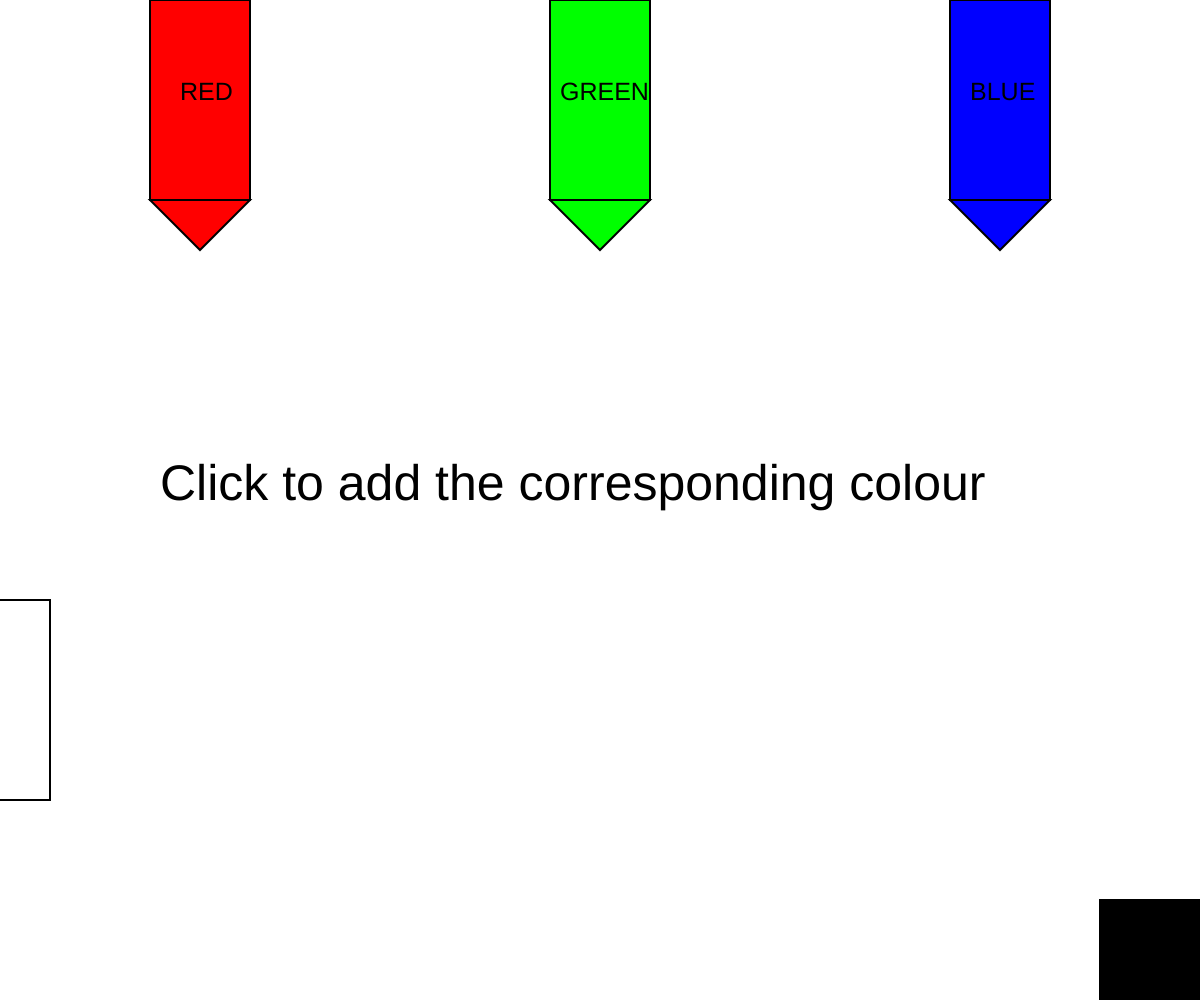
Frame 1 (no input)
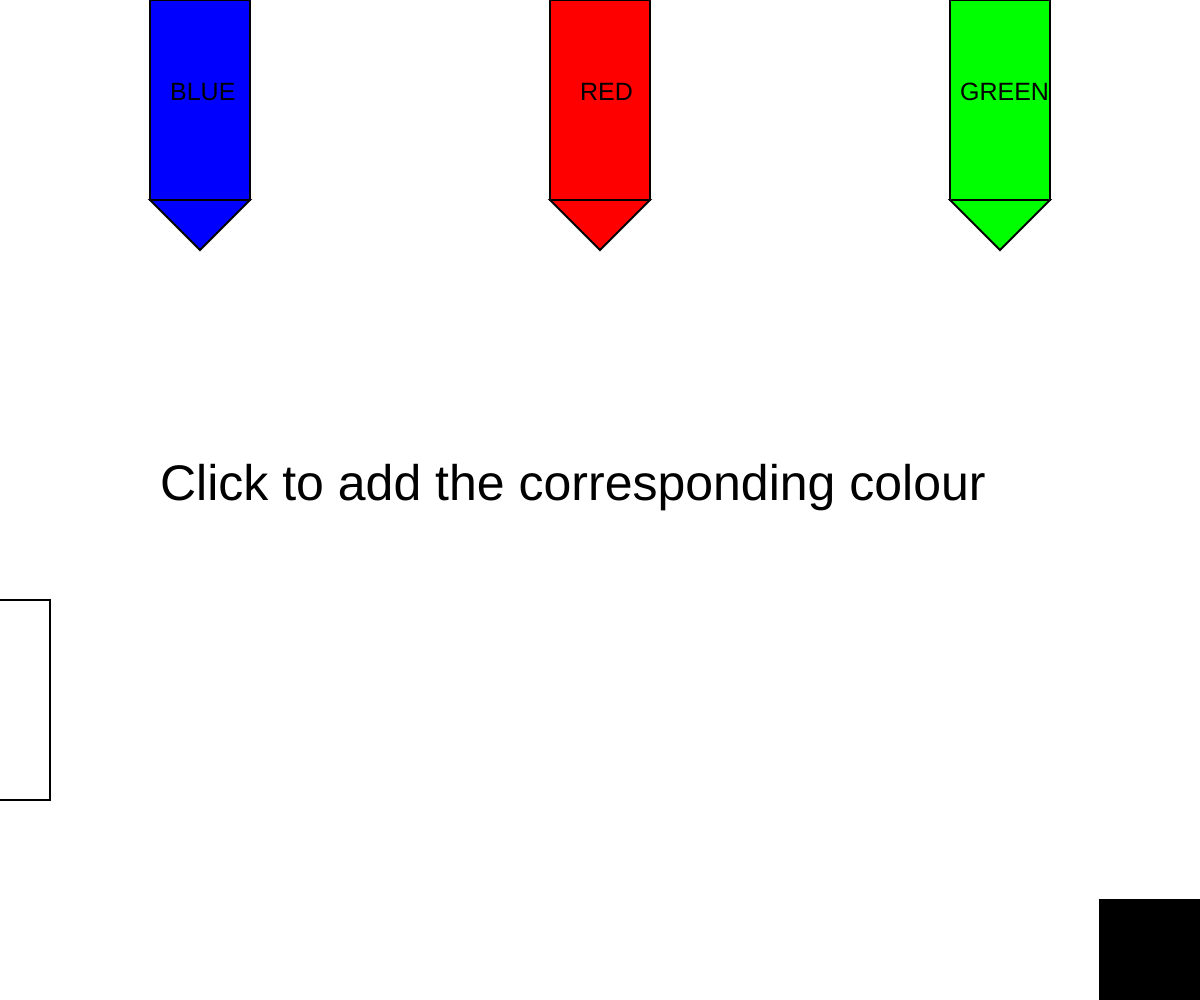
Frame 60 (no input)
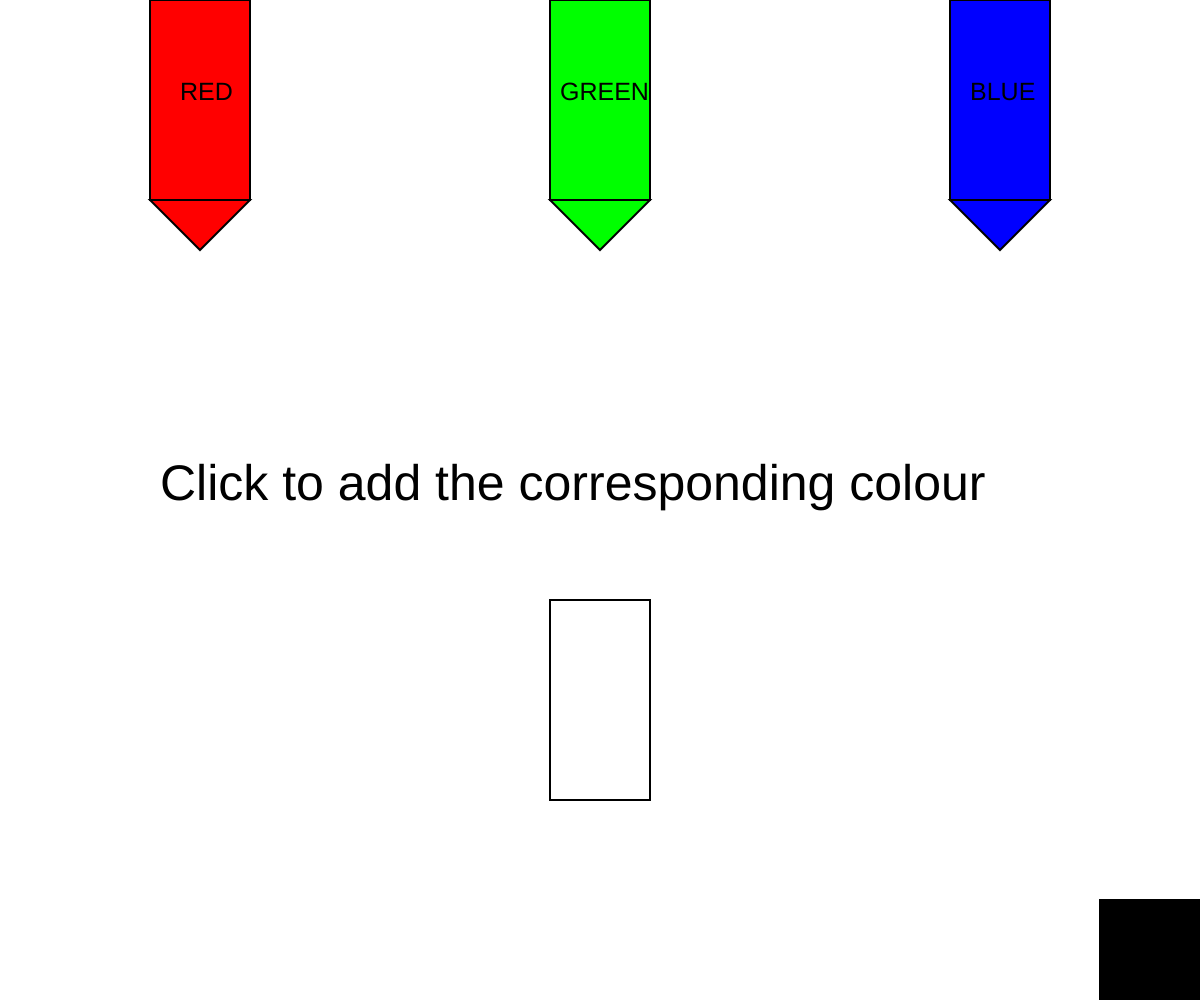
Frame 120 (the mouse pressed at the canvas centre since frame 60)

The p5.js sketch that drew these frames (run headless with seeded random() and noise() and a simulated clock; from frame 60 on, the mouse is pressed at the canvas centre):

// p5.js sketch
// ── sketch.js
// this is the variable your picker should change
var pickedColorRed = 0;
var pickedColorGreen = 0;
var pickedColorBlue = 0;

function setup() {
    createCanvas(windowWidth, windowHeight);
}

function draw() {
    background(255);
    //Text "Click to add colour"
    fill(0);
    textSize(50);
    text("Click to add the corresponding colour", width/2-440, height/2);
    textSize(25);
    strokeWeight(2);

    if(frameCount % 120 < 40 && frameCount % 120 >= 0){
      if(buttonRed(150, 0, 100, 200) && pickedColorRed < 255){
        console.log(pickedColorRed, pickedColorGreen, pickedColorBlue);
        return pickedColorRed = pickedColorRed + 1;
      }
      if(buttonGreen(width/2-50, 0, 100, 200) && pickedColorGreen < 255){
        console.log(pickedColorRed, pickedColorGreen, pickedColorBlue);
        return pickedColorGreen = pickedColorGreen + 1;
      }
      if(buttonBlue(width-250, 0, 100, 200) && pickedColorBlue < 255){
        console.log(pickedColorRed, pickedColorGreen, pickedColorBlue);
        return pickedColorBlue = pickedColorBlue + 1;
      }
      fill(0);
      text("GREEN", width/2-40, 100);
      text("BLUE", width-230, 100);
      text("RED", 180, 100);
    }

    if (frameCount % 120 < 80 && frameCount % 120 >= 40) {
      if(buttonRed(width/2-50, 0, 100, 200) && pickedColorRed < 255){
        console.log(pickedColorRed, pickedColorGreen, pickedColorBlue);
        return pickedColorRed = pickedColorRed + 1;
      }
      if(buttonGreen(width-250, 0, 100, 200) && pickedColorGreen < 255){
        console.log(pickedColorRed, pickedColorGreen, pickedColorBlue);
        return pickedColorGreen = pickedColorGreen + 1;
      }
      if(buttonBlue(150, 0, 100, 200) && pickedColorBlue < 255){
        console.log(pickedColorRed, pickedColorGreen, pickedColorBlue);
        return pickedColorBlue = pickedColorBlue + 1;
      }
      fill(0);
      text("GREEN", width-240, 100);
      text("BLUE", 170, 100);
      text("RED", width/2-20, 100);
    }

    if (frameCount % 120 < 120 && frameCount % 120 >= 80) {
      if(buttonRed(width-250, 0, 100, 200) && pickedColorRed < 255){
        console.log(pickedColorRed, pickedColorGreen, pickedColorBlue);
        return pickedColorRed = pickedColorRed + 1;
      }
      if(buttonGreen(150, 0, 100, 200) && pickedColorGreen < 255){
        console.log(pickedColorRed, pickedColorGreen, pickedColorBlue);
        return pickedColorGreen = pickedColorGreen + 1;
      }
      if(buttonBlue(width/2-50, 0, 100, 200) && pickedColorBlue < 255){
        console.log(pickedColorRed, pickedColorGreen, pickedColorBlue);
        return pickedColorBlue = pickedColorBlue + 1;
      }
      fill(0);
      text("GREEN", 160, 100);
      text("BLUE", width/2-30, 100);
      text("RED",width-220, 100);
    }

    // Draw the pigment in the cup
    fill(pickedColorRed, pickedColorGreen, pickedColorBlue);
    rect(mouseX-50, height/2+100, 100, 200);
    // Draw the cup
    fill(255);
    rect(mouseX-50, height/2+100, 100, 200-((pickedColorRed+pickedColorGreen+pickedColorBlue)*200/765));
    // display the currently "picked" colour in the bottom-right
    fill(pickedColorRed, pickedColorGreen, pickedColorBlue);
    rect(width-100, height-100, 100, 100);

}

function buttonRed(x, y, w, h){
    fill(255,0,0);
    triangle(x, y+h, x+w, y+h, x+w/2, y+h+h/4);
    rect(x, y, w, h);
    return mouseIsPressed && mouseX >= x && mouseX <= x + w && mouseY >= y && mouseY <= y + h
}

function buttonGreen(x, y, w, h){
    fill(0,255,0);
    triangle(x, y+h, x+w, y+h, x+w/2, y+h+h/4);
    rect(x, y, w, h);
    return mouseIsPressed && mouseX >= x && mouseX <= x + w && mouseY >= y && mouseY <= y + h
}

function buttonBlue(x, y, w, h){
    fill(0,0,255);
    triangle(x, y+h, x+w, y+h, x+w/2, y+h+h/4);
    rect(x, y, w, h);
    return mouseIsPressed && mouseX >= x && mouseX <= x + w && mouseY >= y && mouseY <= y + h
}
